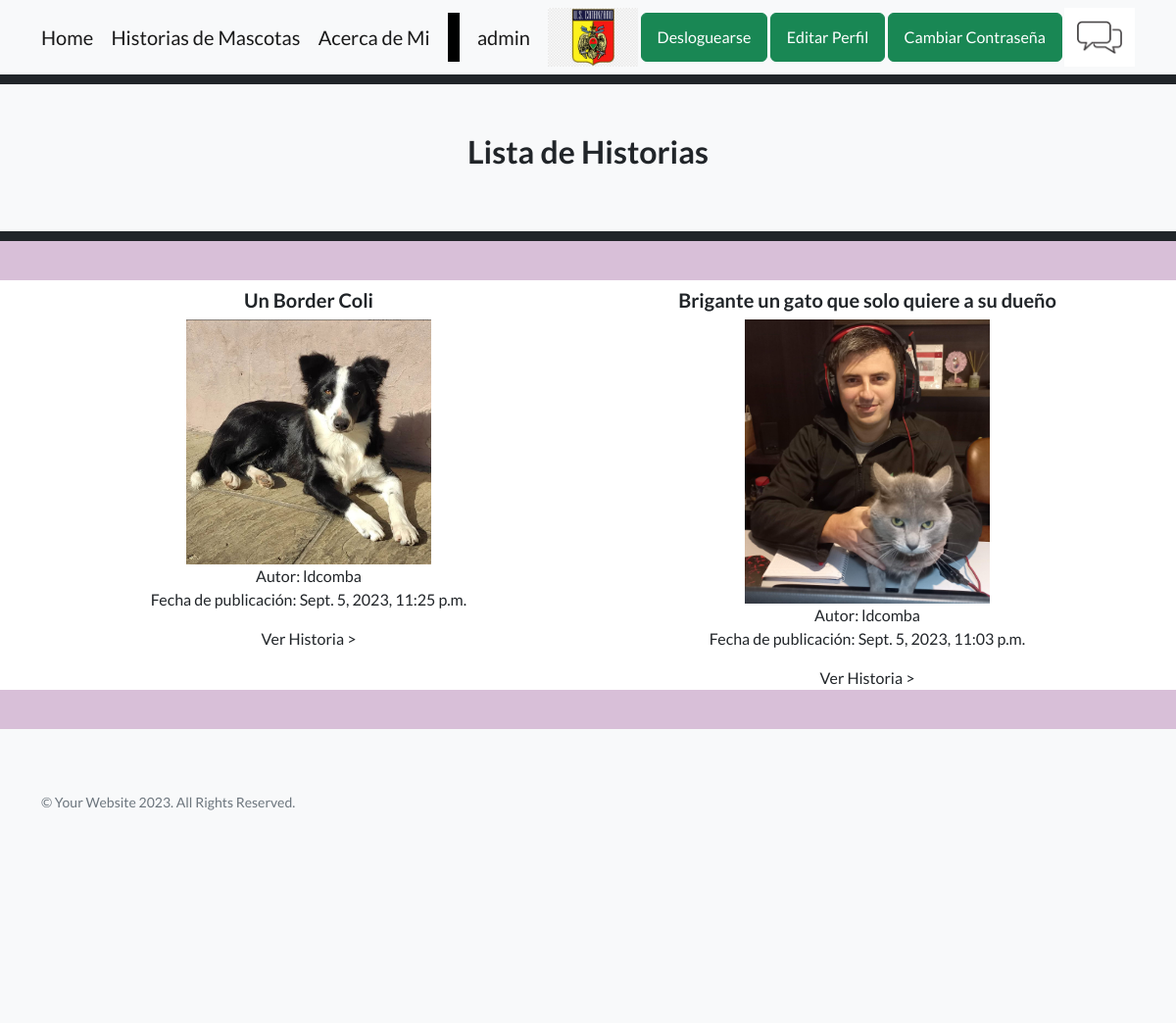
/AppPages/routePages/ (signed in), run on the app's committed database.
### AppPages/models.py (models this page shows, shortened)
class Mascota(models.Model):
    mascotaSeleccion= (
        ('gato','Gato'),
        ('perro','Perro'),
        ('pajaro','Pajaro'),
        ('pez','Pez'),
        ('otro','Otro')
    )
    autor=models.ForeignKey(User, on_delete=models.CASCADE, null=True, blank=True)
    mascota= models.CharField(max_length=50, choices=mascotaSeleccion, default='gato')
    nombreMascota=models.CharField(max_length=50)
    titulo=models.CharField(max_length=50)
    historia = models.TextField(
        validators=[MaxLengthValidator(limit_value=3200, message='La historia no puede superar 40 líneas.')],
        help_text="Ingresa la historia de la mascota (máximo 40 líneas)."
    )
    fechaPublicacion=models.DateTimeField(auto_now_add=True)
    imagenMascota = models.ImageField(null=True, blank=True, upload_to="imagenes/")
    class Meta:
        ordering = ['autor', '-fechaPublicacion']

### AppPages/views.py (the view)
# urls.py: path('routePages/',routePages,name="routePages"),
def routePages(request):
    if request.method=="POST":
       pass
    else:
        mascotasHistorias=Mascota.objects.all()
        if len(mascotasHistorias) == 0:
            mensaje= " Aún no hay historias"
        else:
            mensaje=""
    return render(request, "03_routePages.html",{"mascotasHistorias":mascotasHistorias,"mensaje":mensaje,"avatar":obtenerAvatar(request)})

### AppPages/views.py (called while the page is built)
def obtenerAvatar(request):
    avatares = PerfilUsuario.objects.filter(Q(user=request.user.id) & Q(imagen__isnull=False) & ~Q(imagen=''))
    if len(avatares)!=0:
        return avatares[0].imagen.url
    else:
        return "/media/avatars/avatarpordefecto.png"

### AppPages/templates/03_routePages.html (shortened to what this page needs)
{% extends "00_padre.html" %}
{% load static %}
{% block titulo %} Lista de Historias {% endblock %}
{% block contenido_que_cambia %}
<div class="container text-center">
    <div class="row">
            {% for mascotaHistoria in mascotasHistorias %}
            <div class="col-sm-6 align-items-center">
                <div class="card-body">
                <h5>{{mascotaHistoria.titulo}}</h5>
                <img src="{{ mascotaHistoria.imagenMascota.url }}" alt="avatar" width="250" height="auto" />
                <br>
                Autor: {{mascotaHistoria.autor}}
                <br>
                <p>Fecha de publicación:  {{mascotaHistoria.fechaPublicacion}}</p>
                <a class="navbar-brand" href="{% url 'routePagesId' mascotaHistoria.id %}">Ver Historia ></a>
                </div>
            </div>
            {% endfor %}
    </div>
</div>
{% endblock %}

### AppPages/templates/00_padre.html (shortened to what this page needs)
<!DOCTYPE html>
<html lang="en">
    <head>
        {% load static %}
        <link href="https://cdn.jsdelivr.net/npm/bootstrap-icons@1.5.0/font/bootstrap-icons.css" rel="stylesheet" type="text/css" />
        <link href="{% static 'APPCoder/css/styles.css' %}" rel="stylesheet" />
    </head>
    <body>
        <nav class="navbar navbar-light bg-light static-top">
            <div class="container">
                <a class="navbar-brand" href="{% url 'home' %}">Home</a>
                <a class="navbar-brand" href="{% url 'routePages' %}"> Historias de Mascotas</a>
                <a class="navbar-brand" href="{% url 'aboutMe' %}">Acerca de Mi</a>
                <a class="navbar-brand text-black bg-black" style="height: 50px; line-height: 50px;">     1     </a>
                {% if user.is_authenticated %}
                <a class="navbar-brand">  {{ user.username }} </a>
                <img src="{{ avatar }}" alt="avatar" style="width:auto;height:60px;" >
                <a class="btn btn-success" href="{% url 'AppAccounts:logout' %}">Desloguearse</a>
                <a class="btn btn-success" href="{% url 'AppAccounts:editarPerfil' %}">Editar Perfil</a>
                <a class="btn btn-success" href="{% url 'AppAccounts:cambiarPass' %}">Cambiar Contraseña</a>
                <a href="{% url 'AppAccounts:chatRoom' %}">
                    <img src="{% static 'AppPages/assets/img/chatIcon.webp' %}" alt="Imagen de ejemplo" height="60px" width=auto>
                </a>
                {% else %}
                <a class="btn btn-success" href="{% url 'AppAccounts:login' %}">Loguearse</a>
                <a class="btn btn-success" href="{% url 'AppAccounts:register' %}">Registrarse</a>
                {% endif %}
            </div>
        </nav>
        <section class="footer bg-dark"
        style="height: 10px;">
        </section>
        <section class="footer bg-light"
        style="height: 50px;">
        </section>
        <section class="footer bg-light"
        style="height: 50px;">
            <div class="container position-relative">
                <div class="row justify-content-center">
                    <div class="col-xl-6 d-flex align-items-center justify-content-center text-center">
                        <h2 class="mb-4"> {% block titulo %} {% endblock %}</h2>
                    </div>
                </div>
            </div>
        </section>
        <section class="footer bg-light"
        style="height: 50px;">
        </section>
        <section class="footer bg-dark"
        style="height: 10px;">
        </section>
        <section class="footer bg-violeta-pastel"
        style="height: 40px;">
        </section>
        {% block contenido_que_cambia %}
        {% endblock %}
        <section class="footer bg-violeta-pastel"
        style="height: 40px;">
        </section>
        <footer class="footer bg-light"
        style="height: 300px;">
            <div class="container">
                <div class="row">
                    <div class="col-lg-6 h-100 text-center text-lg-start my-auto">
                        <p class="text-muted small mb-4 mb-lg-2">&copy; Your Website 2023. All Rights Reserved.</p>
                    </div>
                </div>
            </div>
        </footer>
    </body>
</html>

### data on the page
Mascota: titulo "Un Border Coli", imagenMascota (picture), autor "ldcomba", fechaPublicacion "Sept. 5, 2023, 11:25 p.m."
Mascota: titulo "Brigante un gato que solo quiere a su dueño", imagenMascota (picture), autor "ldcomba", fechaPublicacion "Sept. 5, 2023, 11:03 p.m."

### other printed values
{{ user.username }} "admin"
